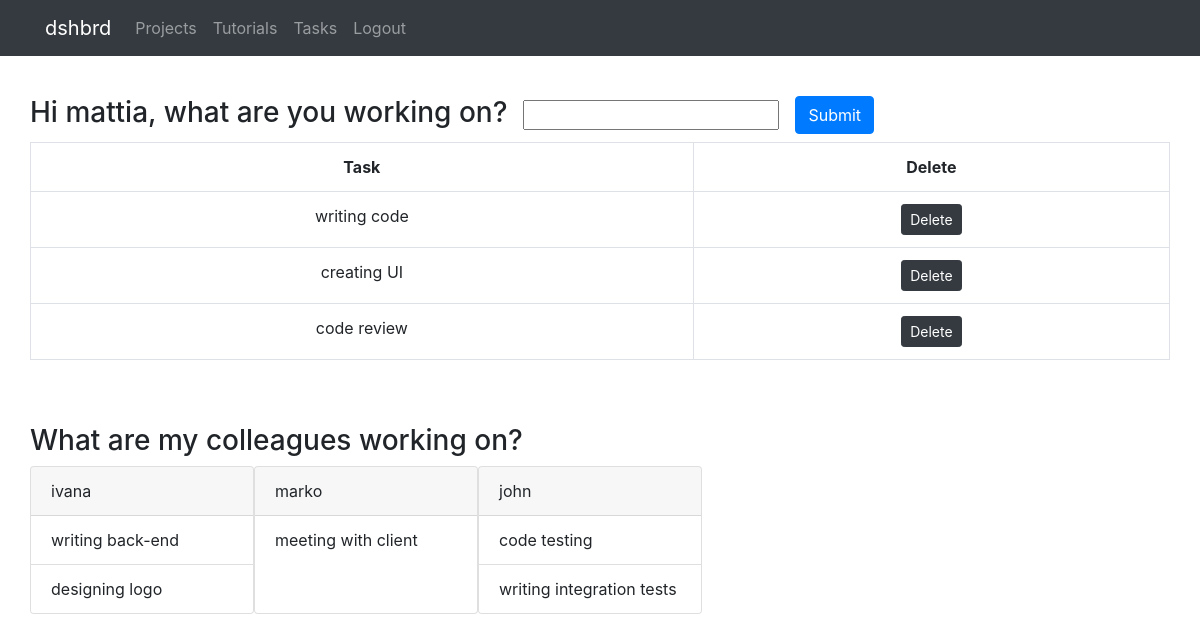
Page /tasks/ (signed in) on the committed database.
### dashboard/models.py (models this page shows)
class Task(models.Model):
    working_on = models.CharField(max_length=100)
    user_id = models.ForeignKey(User,on_delete=models.CASCADE,null=True)
    def __str__(self):
        return str(self.working_on)

### dashboard/views.py (the view)
# urls.py: path('tasks/',views.tasks,name='tasks'),
def tasks(request):
    print(type(request.user))
    task_form = TaskForm()
    task_form.instance.user_id_id = request.user.id
    if request.method == 'POST':
        task_form = TaskForm(data=request.POST)
        task_form.instance.user_id_id = request.user.id
        if task_form.is_valid():
            task_form.save()
            return redirect('tasks')
    tasks = Task.objects.all()
    users = User.objects.exclude(pk = request.user.id)
    loged_user = User.objects.get(pk=request.user.id)
    loged_tasks = Task.objects.filter(user_id = request.user.id)
    context = {
        'task_form':task_form,
        'users':users,
        'tasks':tasks,
        'users':users,
        'loged_user':loged_user,
        'loged_tasks':loged_tasks
    }
    return render(request,'dashboard/tasks.html',context)

### dashboard/forms.py
class TaskForm(ModelForm):
    class Meta:
        model = Task
        fields = ('working_on',)

### dashboard/templates/dashboard/tasks.html (shortened to what this page needs)
{%extends 'dashboard/main.html'%}
{% block content%}
{%include 'dashboard/navbar.html'%}
<br>
<br>
<br>
<br>
<div class="container">
    <div class="row">
        <h3>Hi {{loged_user}}, what are you working on?</h3>
        <form method ="POST" class="form-inline">
        <div class="form-group mx-sm-3 mb-2">
            {{task_form.working_on}}
        </div>
        <button type="submit" class="btn btn-primary mb-2">Submit</button>
      </form>
    </div>
    <div class="row">
        <table class="table table-bordered text-center">
            <tr>
                <th>Task</th>
                <th>Delete</th>
            </tr>
            {%for loged_task in loged_tasks%}
            <tr>
                <td>{{loged_task}}</td>
                <td><a href= "{% url 'task_delete' pk=loged_task.pk %}" class="btn btn-sm btn-dark">Delete</a></td>
            </tr>
            {%endfor%}
        </table>
    </div>
    <br>
    <br>
    <div class="row"><h3>What are my colleagues working on?</h3></div>
    <div class="row">
        {%for user in users%}
        <div class="card " style="width: 14rem;">
            <div class="card-header">
              {{user}}
            </div>
            {%for task in user.task_set.all%}
            <ul class="list-group list-group-flush">
                <li class="list-group-item">{{task}}</li>
            </ul>
            {%endfor%}
          </div>
        {%endfor%}
    </div>
</div>
{%endblock%}

### dashboard/templates/dashboard/main.html (shortened to what this page needs)
{% load static %}
<!DOCTYPE html>
    <head>
        <link rel="stylesheet" type="text/css" href="{% static 'css/style.css' %}">
        <link rel="stylesheet" href="https://stackpath.bootstrapcdn.com/bootstrap/4.3.1/css/bootstrap.min.css">
    </head>
    <body>
        {%block content%}
        {%endblock%}
    </body>
</html>

### dashboard/templates/dashboard/navbar.html (shortened to what this page needs)
<nav class="navbar navbar-expand-lg navbar-dark bg-dark fixed-top">
    <div class="container">
    <a class="navbar-brand" href="{%url 'homepage' %}">dshbrd</a>
    <div class="collapse navbar-collapse" id="navbarNavAltMarkup">
      <div class="navbar-nav">
        <a class="nav-item nav-link" href="{%url 'homepage' %}">Projects</a>
        <a class="nav-item nav-link" href="{%url 'tutorials' %}">Tutorials</a>
        <a class="nav-item nav-link" href="{%url 'tasks' %}">Tasks</a>
        <a class="nav-item nav-link" href="{%url 'homepage' %}">Logout</a>
      </div>
    </div>
</div>
  </nav>

### rows in the picture
Task: working_on "writing code"
Task: working_on "creating UI"
Task: working_on "code review"
Task: working_on "writing back-end"
Task: working_on "designing logo"
Task: working_on "meeting with client"
Task: working_on "code testing"
Task: working_on "writing integration tests"

### other values in the picture
{{ loged_user }} "mattia"
{{ user }} "ivana"
{{ user }} "marko"
{{ user }} "john"
